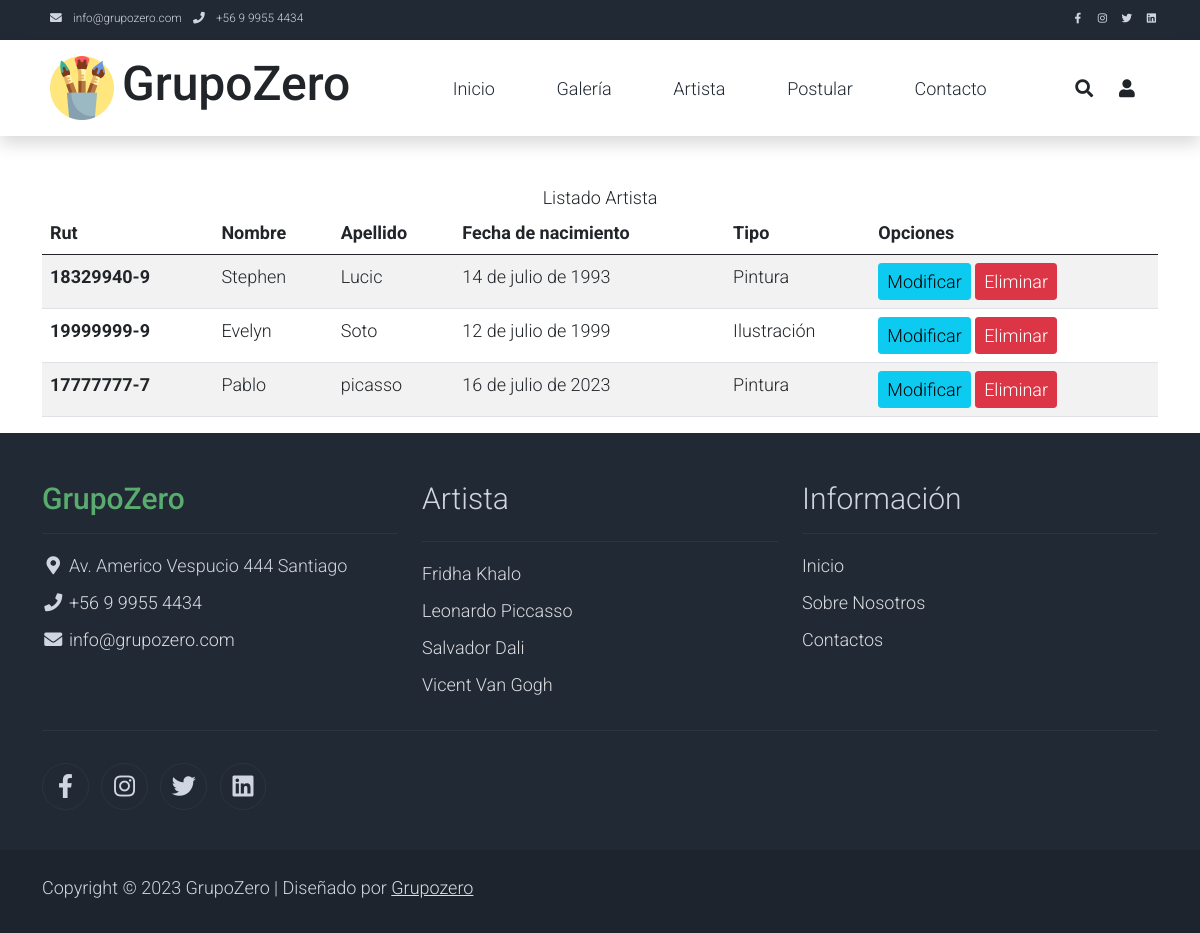
Page /listar_artista/ on the committed database.
### appGrupoZero/models.py (models this page shows, shortened)
class Artista(models.Model):
    rut= models.CharField(max_length=10,null=True)
    nombre = models.CharField(max_length=100)
    apellido = models.CharField(max_length=100)
    fecha_nacimiento= models.DateField(null=True)
    descripcion= models.CharField(max_length=400,null=True)
    tipo= models.ForeignKey(Tipo, on_delete=models.CASCADE,null=True)
    foto = models.ImageField(upload_to="artista", null=True)
    usuario = models.ForeignKey(User, on_delete=models.CASCADE, null=True)

class Tipo(models.Model):
    nombre = models.CharField(max_length=100)
    def __str__(self):
        return self.nombre

### appGrupoZero/views.py (the view)
# urls.py: path('listar_artista/', listar_artista, name="listar_artista"),
def listar_artista(request):
    artistas = Artista.objects.all()
    data = {
            'mis_artistas': artistas
    }
    return render(request, "mantenedor/artista/listar.html",data)

### appGrupoZero/templates/mantenedor/artista/listar.html (shortened to what this page needs)
{% extends 'base.html' %}
{% block contenido %}
<div class="container mt-5">
    <div class="text-center">
        Listado Artista
    </div>
<table class="table table-striped table-hover">
    <thead>
        <tr>
          <th scope="col">Rut</th>
          <th scope="col">Nombre</th>
          <th scope="col">Apellido</th>
          <th scope="col">Fecha de nacimiento</th>
          <th scope="col">Tipo</th>
          <th scope="col">Opciones</th>
        </tr>
      </thead>
      <tbody>
        {% for a in mis_artistas %}
        <tr>
          <th scope="row">{{a.rut}}</th>
          <td>{{a.nombre}}</td>
          <td>{{a.apellido}}</td>
          <td>{{a.fecha_nacimiento}}</td>
          <td>{{a.tipo}}</td>
          <td>
            <a href="{% url 'modificar_artista' a.rut %}" class="btn btn-info btn-sm">Modificar</a>
            <a href="#" onclick="eliminarArtista('{{a.rut}}')" class="btn btn-danger btn-sm">Eliminar</a>
          </td>
        </tr>
        {% endfor %}
      </tbody>
  </table>
</div>
  {% endblock %}

### appGrupoZero/static/assets/css/templatemo.css (style rules this page uses)
body, ul, li, p, a, label, input, div { font-family: 'Roboto', sans-serif; font-size: 18px !important; font-weight: 300 !important; }

### rows in the picture
Artista: rut "18329940-9", nombre "Stephen", apellido "Lucic", fecha_nacimiento "14 de julio de 1993", tipo "Pintura"
Artista: rut "19999999-9", nombre "Evelyn", apellido "Soto", fecha_nacimiento "12 de julio de 1999", tipo "Ilustración"
Artista: rut "17777777-7", nombre "Pablo", apellido "picasso", fecha_nacimiento "16 de julio de 2023", tipo "Pintura"
